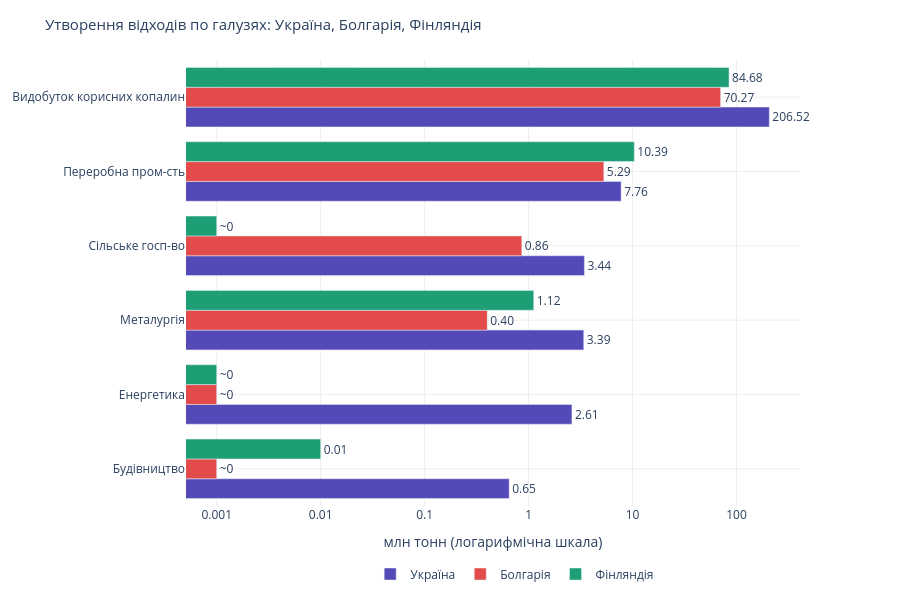

Notebook code cell kept with this figure:
### Code cell
import pandas as pd
import plotly.graph_objects as go
import warnings
warnings.filterwarnings('ignore')

# 1. (Болгарія і Фінляндія) 
target_sheets = {
    'Sheet 76':  'Сільське госп-во',
    'Sheet 81':  'Видобуток корисних копалин',
    'Sheet 86':  'Переробна пром-сть',
    'Sheet 111': 'Металургія',
    'Sheet 116': 'Будівництво',
    'Sheet 121': 'Енергетика',
}

eu_results = []
for sheet, industry in target_sheets.items():
    df = pd.read_excel("env_wasgen$defaultview_spreadsheet.xlsx",
                       sheet_name=sheet, skiprows=10, header=0)
    for country in ['Bulgaria', 'Finland']:
        row = df[df.iloc[:, 0] == country]
        if not row.empty:
            numeric = pd.to_numeric(row.iloc[0, 1:], errors='coerce').dropna()
            val = numeric.iloc[-1] if not numeric.empty else 0
            eu_results.append({
                'industry': industry,
                'country': 'Болгарія' if country == 'Bulgaria' else 'Фінляндія',
                'val_m': round(val / 1e6, 2)
            })

df_eu = pd.DataFrame(eu_results)

#  2. ДАНІ УКРАЇНИ з waste_cleaned.csv 
df_ua = pd.read_csv("waste_cleaned.csv")
year_cols = ['2015','2016','2017','2018','2019','2020','2021','2022','2023','2024']

def latest(row):
    for y in reversed(year_cols):
        v = row[y]
        if pd.notna(v) and v > 0:
            return v
    return 0

df_kved = df_ua[
    (df_ua['region'] == 'Україна') &
    (df_ua['category'] == 'За видами КВЕД') &
    (df_ua['hazard_class'] == 'I-IV. Відходи в цілому')
].copy()
df_kved['val'] = df_kved.apply(latest, axis=1)

# Mapping українських галузей → спільні назви
ua_map = {
    'Сільське господарство, лісове господарство та рибне господарство': 'Сільське госп-во',
    'Добування металевих руд':                                           'Видобуток корисних копалин',
    'Переробна промисловість':                                           'Переробна пром-сть',
    'Металургійне виробництво':                                          'Металургія',
    'Будівництво':                                                       'Будівництво',
    'Постачання електроенергії, газу, пари та кондиційованого повітря':  'Енергетика',
}

ua_results = []
for full_name, short_name in ua_map.items():
    row = df_kved[df_kved['subcategory'] == full_name]
    if not row.empty:
        val = row.iloc[0]['val']
        ua_results.append({
            'industry': short_name,
            'country': 'Україна',
            'val_m': round(val / 1e6, 2)
        })

df_ukraine = pd.DataFrame(ua_results)

#  3. ОБ'ЄДНУЄМО 
df_all = pd.concat([df_ukraine, df_eu], ignore_index=True)

# Сортуємо галузі по значенню України
industry_order = (df_all[df_all['country'] == 'Україна']
                  .sort_values('val_m', ascending=True)['industry'].tolist())

# ── 4. ГРАФІК ───────────────────────────────────────────────────
# Кольори: синій для України, зелений для Фінляндії, червоний для Болгарії
colors = {
    'Україна':   '#534AB7',
    'Болгарія':  '#E24B4A',
    'Фінляндія': '#1D9E75',
}

fig = go.Figure()

MIN_VAL = 0.001  # мінімальне видиме значення на log шкалі

for country, color in colors.items():
    df_c = df_all[df_all['country'] == country].set_index('industry')
    vals = []
    labels = []
    for ind in industry_order:
        v = df_c.loc[ind, 'val_m'] if ind in df_c.index else 0
        if v < MIN_VAL:
            vals.append(MIN_VAL)
            labels.append('~0')
        else:
            vals.append(v)
            labels.append(f"{v:.2f}")

    fig.add_trace(go.Bar(
        name=country,
        x=vals,
        y=industry_order,
        orientation='h',
        marker_color=color,
        text=labels,
        textposition='outside',
        cliponaxis=False,
        hovertemplate=f"{country}: %{{x:.2f}} млн т<extra></extra>",
    ))

fig.update_layout(
    title=dict(text='Утворення відходів по галузях: Україна, Болгарія, Фінляндія', font=dict(size=15)),
    barmode='group',
    height=600,
    margin=dict(l=20, r=100, t=60, b=80),
    legend=dict(orientation='h', y=-0.12, x=0.3),
    plot_bgcolor='white',
    paper_bgcolor='white',
    xaxis=dict(
        title='млн тонн (логарифмічна шкала)',
        type='log',
        gridcolor='#eeeeee',
        tickvals=[0.001, 0.01, 0.1, 1, 10, 100],
        ticktext=['0.001', '0.01', '0.1', '1', '10', '100'],
    ),
    yaxis=dict(gridcolor='#eeeeee'),
)

fig.show()

### Figure 1 — Plotly figure (JSON) as saved in the notebook; plotly's stock layout.template omitted (floating-point values rounded to 4 significant figures)
{"data": [{"cliponaxis": false, "hovertemplate": "Україна: %{x:.2f} млн т<extra></extra>", "marker": {"color": "#534AB7"}, "name": "Україна", "orientation": "h", "text": ["0.65", "2.61", "3.39", "3.44", "7.76", "206.52"], "textposition": "outside", "type": "bar", "x": [0.65, 2.61, 3.39, 3.44, 7.76, 206.5], "y": ["Будівництво", "Енергетика", "Металургія", "Сільське госп-во", "Переробна пром-сть", "Видобуток корисних копалин"]}, {"cliponaxis": false, "hovertemplate": "Болгарія: %{x:.2f} млн т<extra></extra>", "marker": {"color": "#E24B4A"}, "name": "Болгарія", "orientation": "h", "text": ["~0", "~0", "0.40", "0.86", "5.29", "70.27"], "textposition": "outside", "type": "bar", "x": [0.001, 0.001, 0.4, 0.86, 5.29, 70.27], "y": ["Будівництво", "Енергетика", "Металургія", "Сільське госп-во", "Переробна пром-сть", "Видобуток корисних копалин"]}, {"cliponaxis": false, "hovertemplate": "Фінляндія: %{x:.2f} млн т<extra></extra>", "marker": {"color": "#1D9E75"}, "name": "Фінляндія", "orientation": "h", "text": ["0.01", "~0", "1.12", "~0", "10.39", "84.68"], "textposition": "outside", "type": "bar", "x": [0.01, 0.001, 1.12, 0.001, 10.39, 84.68], "y": ["Будівництво", "Енергетика", "Металургія", "Сільське госп-во", "Переробна пром-сть", "Видобуток корисних копалин"]}], "layout": {"barmode": "group", "height": 600, "legend": {"orientation": "h", "x": 0.3, "y": -0.12}, "margin": {"b": 80, "l": 20, "r": 100, "t": 60}, "paper_bgcolor": "white", "plot_bgcolor": "white", "title": {"font": {"size": 15}, "text": "Утворення відходів по галузях: Україна, Болгарія, Фінляндія"}, "xaxis": {"gridcolor": "#eeeeee", "ticktext": ["0.001", "0.01", "0.1", "1", "10", "100"], "tickvals": [0.001, 0.01, 0.1, 1, 10, 100], "title": {"text": "млн тонн (логарифмічна шкала)"}, "type": "log"}, "yaxis": {"gridcolor": "#eeeeee"}}}
